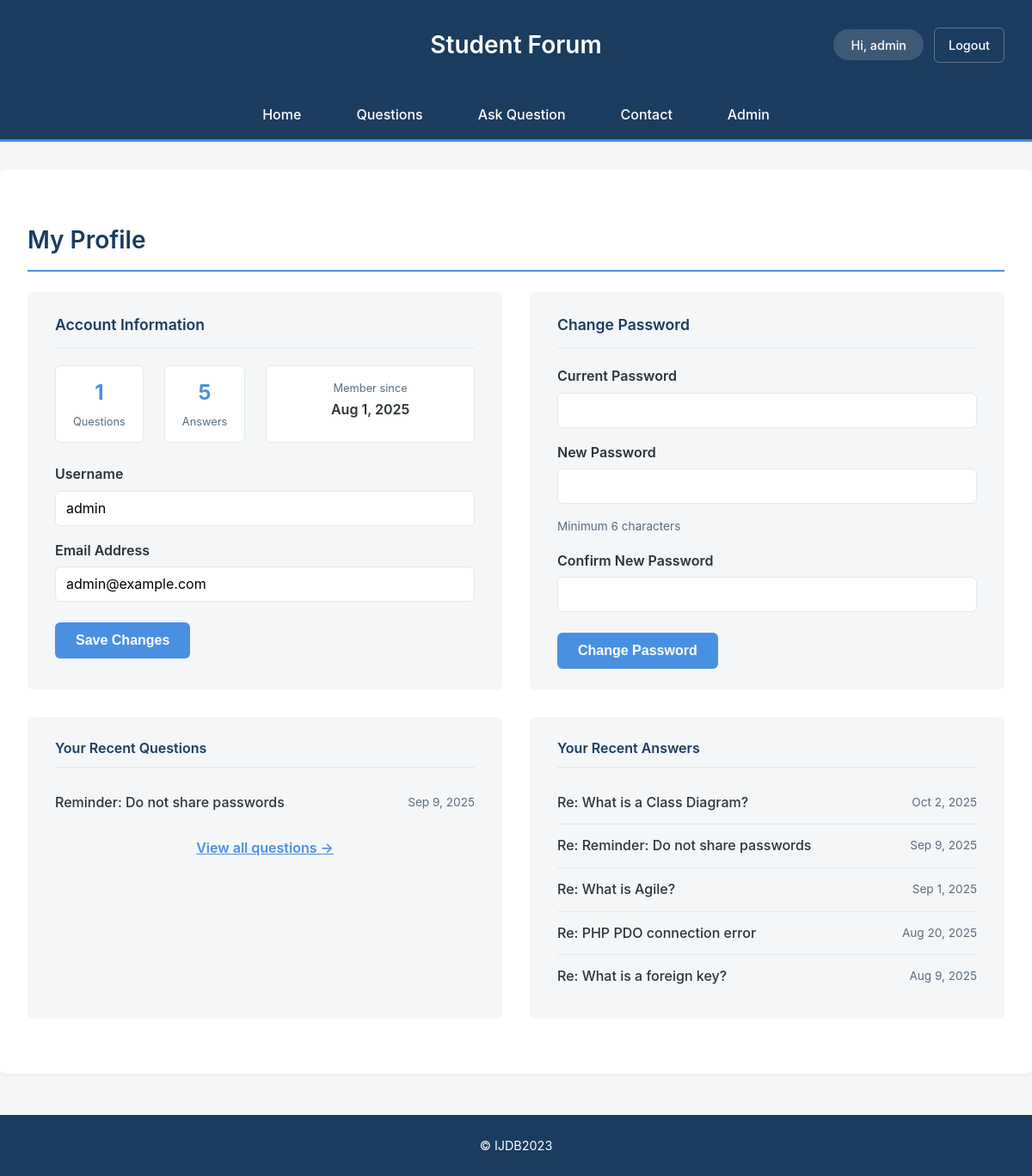
The page /profile.php (signed in) on the database as committed earlier.
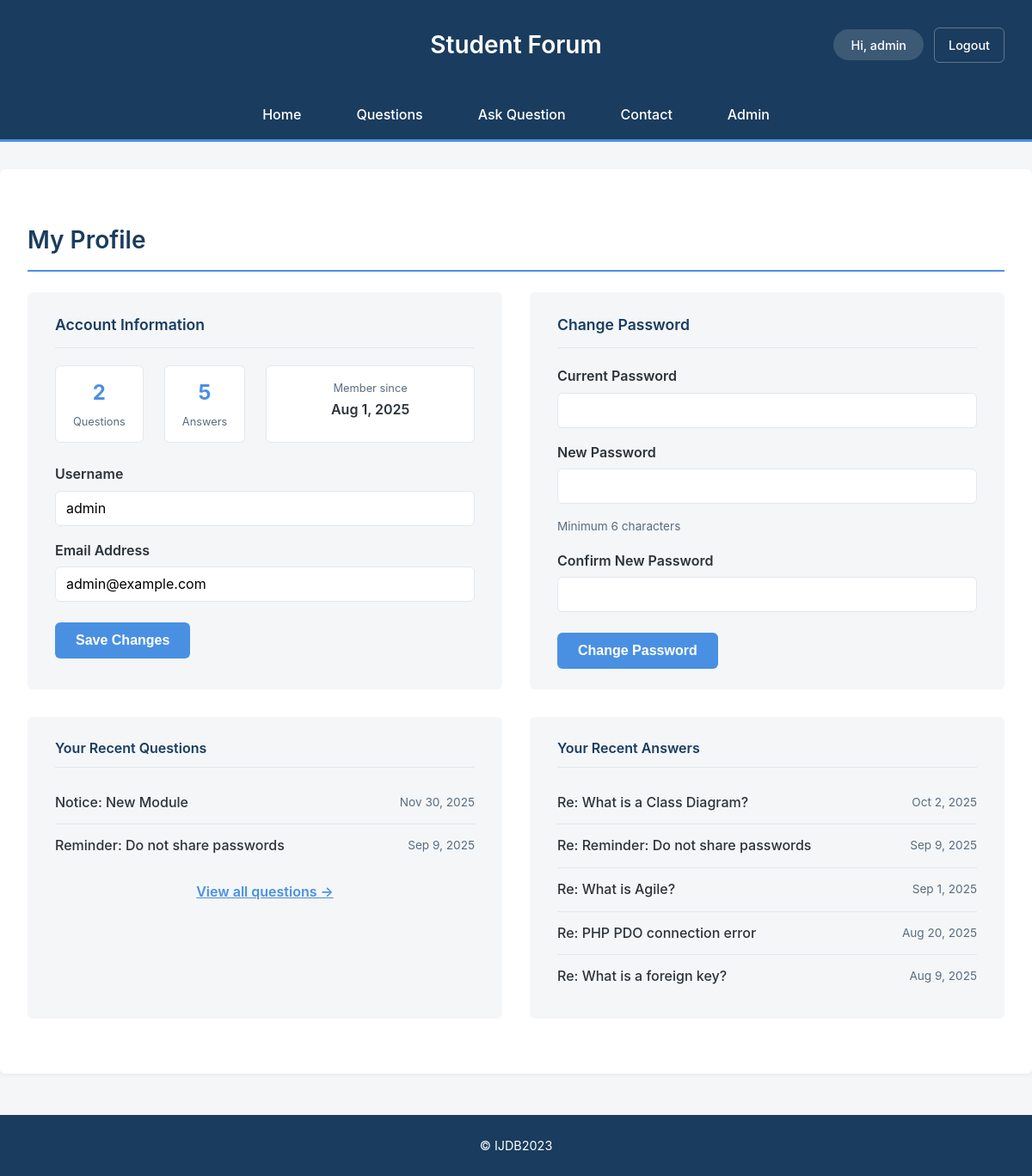
The same page on the database as committed later.
### tables this page shows
CREATE TABLE `question` (
  `question_id` int(11) NOT NULL,
  `title` varchar(255) NOT NULL,
  `content` text NOT NULL,
  `image` varchar(255) DEFAULT NULL,
  `view_count` int(11) NOT NULL DEFAULT 0,
  `status` varchar(50) NOT NULL DEFAULT 'active',
  `created_at` timestamp NOT NULL DEFAULT current_timestamp(),
  `user_id` int(11) DEFAULT NULL,
  `module_id` int(11) NOT NULL,
  `updated_at` timestamp NOT NULL DEFAULT current_timestamp() ON UPDATE current_timestamp()
);

CREATE TABLE `answer` (
  `answer_id` int(11) NOT NULL,
  `content` text NOT NULL,
  `is_accepted` tinyint(1) NOT NULL DEFAULT 0,
  `image` varchar(255) DEFAULT NULL,
  `status` varchar(50) NOT NULL DEFAULT 'active',
  `created_at` timestamp NOT NULL DEFAULT current_timestamp(),
  `user_id` int(11) DEFAULT NULL,
  `question_id` int(11) NOT NULL
);

### profile.php (called while the page is built, shortened)
<?php
include FUNCTIONS_PATH . 'SessionFunctions.php';
include INCLUDES_PATH . 'DatabaseConnection.php';
include FUNCTIONS_PATH . 'DatabaseFunctions.php';
include FUNCTIONS_PATH . 'UserDbFunctions.php';
include FUNCTIONS_PATH . 'QuestionDbFunctions.php';
include FUNCTIONS_PATH . 'AnswerDbFunctions.php';
$userId = getCurrentUserId();
$profile = getUserProfile($pdo, $userId);
$myQuestions = getQuestionList($pdo, null, $userId, true);
$myQuestions = array_slice($myQuestions, 0, 5);
$myAnswers = getAnswersByUser($pdo, $userId, 5);
include PUBLIC_TEMPLATES . 'profile.html.php';
include PUBLIC_TEMPLATES . 'layout.html.php';

### includes/functions/SessionFunctions.php (called while the page is built, shortened)
<?php
function getCurrentUserId() {
    return $_SESSION['user_id'] ?? null;
}

### includes/functions/UserDbFunctions.php (called while the page is built, shortened)
<?php
function getUserProfile($pdo, $user_id) {
    $sql = 'SELECT u.user_id, u.username, u.email, u.status, u.created_at,
            (SELECT COUNT(*) FROM question WHERE user_id = u.user_id) as question_count,
            (SELECT COUNT(*) FROM answer WHERE user_id = u.user_id) as answer_count
            FROM user_account u
            WHERE u.user_id = :id';
    $query = query($pdo, $sql, [':id' => $user_id]);
    return $query->fetch();
}

### includes/functions/DatabaseFunctions.php (called while the page is built, shortened)
<?php
function query($pdo, $sql, $parameters = []) {
    $query = $pdo->prepare($sql);
    $query->execute($parameters);
    return $query;
}

### includes/functions/QuestionDbFunctions.php (called while the page is built, shortened)
<?php
function getQuestionList($pdo, $module_id = null, $user_id = null, $publicView = false, $searchTerm = null, $authorSearch = null) {
    if ($publicView) {
        $sql = 'SELECT q.question_id, q.title, q.content, q.image, q.created_at, q.view_count,
                u.email,
                CASE WHEN u.status = \'deleted\' THEN \'[Deleted]\' ELSE u.username END as username,
                CASE WHEN m.status = \'deleted\' THEN \'[Archived]\' ELSE m.module_name END as module_name,
                m.module_id, u.user_id, u.status as user_status, m.status as module_status
        FROM question q
        INNER JOIN user_account u ON q.user_id = u.user_id
        INNER JOIN module m ON q.module_id = m.module_id';
    }
    $params = [];
    $conditions = [];
    if ($user_id !== null) {
        $conditions[] = 'q.user_id = :user_id';
        $params[':user_id'] = $user_id;
    }
    if (!empty($conditions)) {
        $sql .= ' WHERE ' . implode(' AND ', $conditions);
    }
    $sql .= ' ORDER BY q.created_at DESC';
    $questions = query($pdo, $sql, $params);
    return $questions->fetchAll();
}

### includes/functions/AnswerDbFunctions.php (called while the page is built, shortened)
<?php
function getAnswersByUser($pdo, $user_id, $limit = null) {
    $sql = 'SELECT a.answer_id, a.content, a.image, a.created_at, a.question_id,
            q.title as question_title,
            u.username, u.email
            FROM answer a
            INNER JOIN question q ON a.question_id = q.question_id
            INNER JOIN user_account u ON a.user_id = u.user_id
            WHERE a.user_id = :user_id
            ORDER BY a.created_at DESC';
    if ($limit !== null) {
        $sql .= ' LIMIT ' . intval($limit);
    }
    $query = query($pdo, $sql, [':user_id' => $user_id]);
    return $query->fetchAll();
}

### templates/public/profile.html.php (the view, shortened to what the changed rows need)
<div class="profile-page">
    <h2>My Profile</h2>
    <div class="profile-layout">
        <div class="profile-section">
            <div class="profile-stats">
                <div class="stat-badge">
                    <span class="stat-number"><?= htmlspecialchars($profile['question_count']) ?></span>
                    <span class="stat-label">Questions</span>
                </div>
            </div>
        </div>
    </div>
    <div class="profile-activity">
        <div class="activity-column">
            <?php if (!empty($myQuestions)): ?>
                <ul class="activity-list">
                    <?php foreach($myQuestions as $q): ?>
                        <li>
                            <a href="questiondetail.php?id=<?= $q['question_id'] ?>"><?= htmlspecialchars($q['title'], ENT_QUOTES, 'UTF-8') ?></a>
                            <span class="activity-date"><?= htmlspecialchars(date('M j, Y', strtotime($q['created_at']))) ?></span>
                        </li>
                    <?php endforeach; ?>
                </ul>
            <?php else: ?>
                <p class="empty-state">No questions yet. <a href="addquestion.php">Ask your first question!</a></p>
            <?php endif; ?>
        </div>
        <div class="activity-column">
            <?php if (!empty($myAnswers)): ?>
                <ul class="activity-list">
                    <?php foreach($myAnswers as $a): ?>
                        <li>
                            <a href="questiondetail.php?id=<?= $a['question_id'] ?>">Re: <?= htmlspecialchars($a['question_title'], ENT_QUOTES, 'UTF-8') ?></a>
                            <span class="activity-date"><?= htmlspecialchars(date('M j, Y', strtotime($a['created_at']))) ?></span>
                        </li>
                    <?php endforeach; ?>
                </ul>
            <?php else: ?>
                <p class="empty-state">No answers yet. <a href="questions.php">Help others by answering!</a></p>
            <?php endif; ?>
        </div>
    </div>
</div>

Rows that differ between the two databases and show on the page:
added question: title "Notice: New Module", created_at "Nov 30, 2025"
Other text that changed with them:
$profile['question_count']: "1" → "2"
